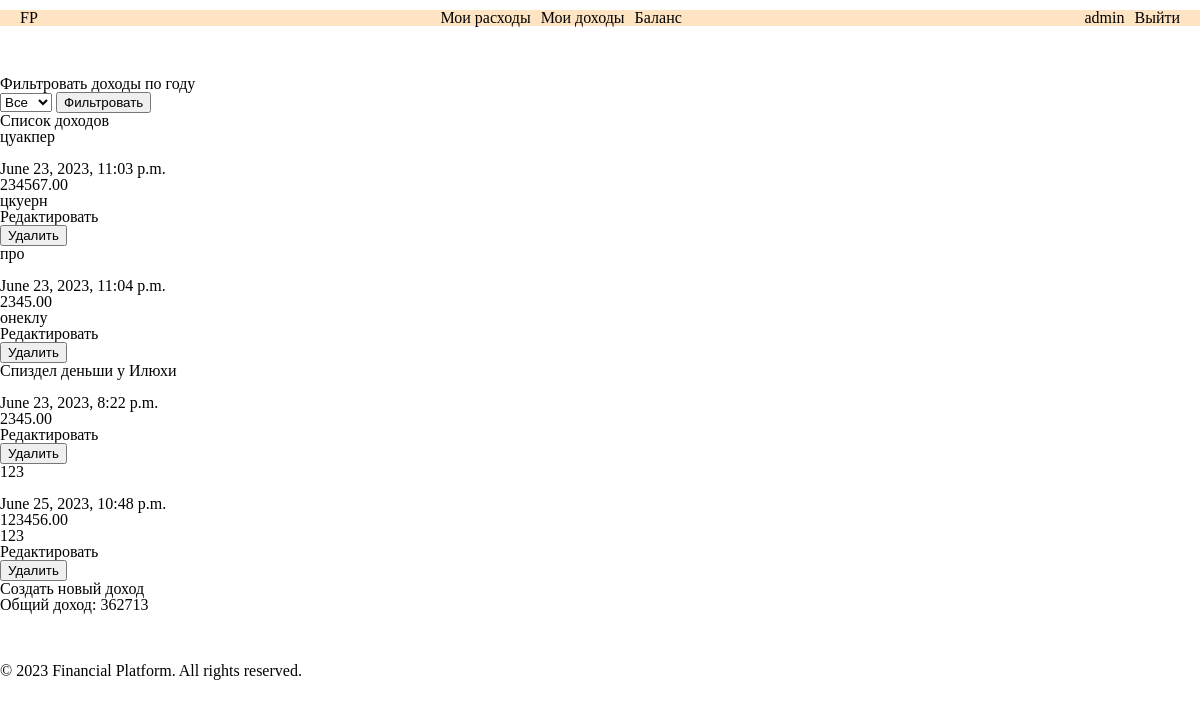
The app's page /incomes/ (signed in), older data.
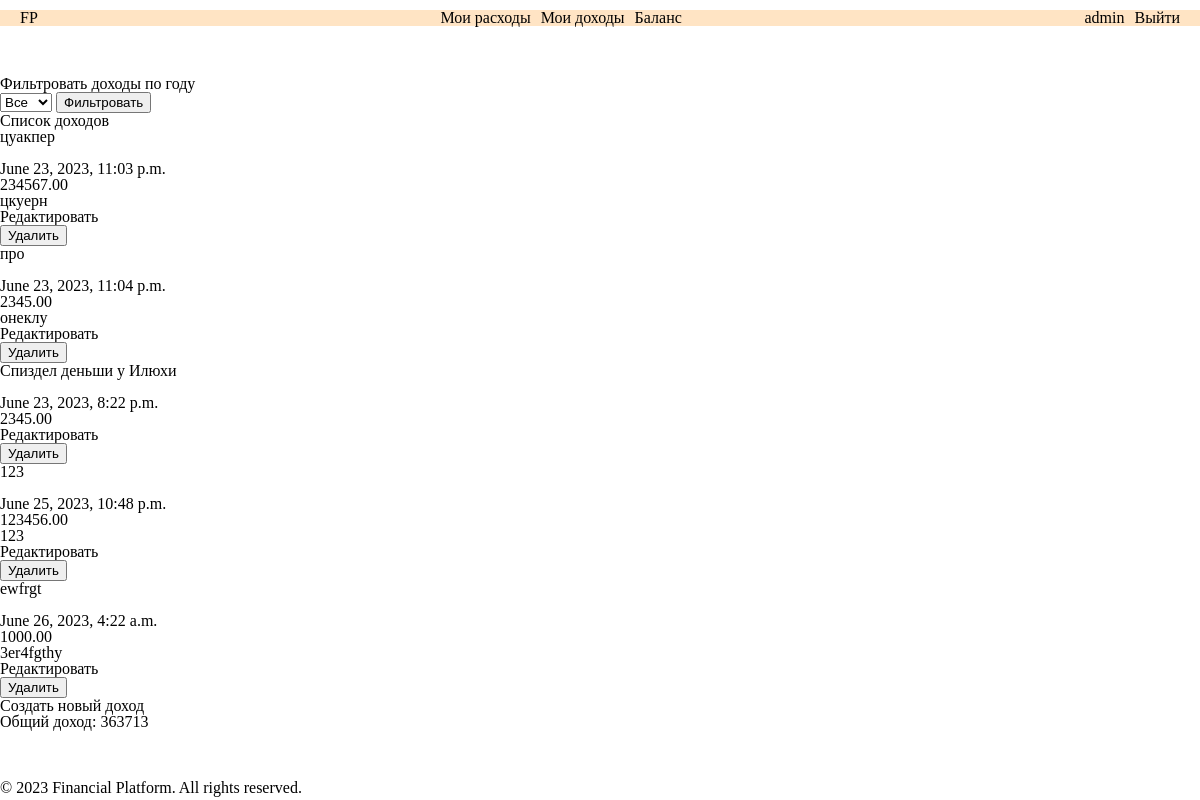
The same page, newer data.
### incomes/models.py (models this page shows, shortened)
class Income(models.Model):
    income_id = models.AutoField(primary_key=True)
    user = models.ForeignKey(User, on_delete=models.CASCADE)
    income_name = models.CharField(max_length=255, blank=True)
    categories = models.ManyToManyField(IncomeCategory)
    date = models.DateTimeField(default=timezone.now)
    amount = models.DecimalField(max_digits=10, decimal_places=2)
    description = models.TextField(blank=True)

### incomes/views.py (the view)
# urls.py: path('', income_list, name='income_list'),
@login_required
def income_list(request):
    selected_year = request.GET.get('year')
    year = datetime.date.today().year
    month = 6
    user = request.user
    if selected_year:
        incomes = Income.objects.filter(date__year=selected_year, user=user)
        total_income_sum = calculate_total_income(selected_year, month, user)
    else:
        incomes = Income.objects.filter(user=user)
        total_income_sum = calculate_total_income(year, month, user)
    income_years = Income.objects.filter(user=user).values('date__year').distinct().order_by('-date__year')
    context = {
        'incomes': incomes,
        'total_income_sum': total_income_sum,
        'selected_year': selected_year,
        'income_years': income_years,
    }
    return render(request, 'incomes/income_list.html', context)

### incomes/views.py (called while the page is built)
def calculate_total_income(year, month, user):
    incomes = Income.objects.filter(date__year=year, date__month=month, user=user)
    total_income = incomes.aggregate(Sum('amount'))['amount__sum'] or Decimal('0')
    return total_income

### incomes/templates/incomes/income_list.html (shortened to what this page needs)
{% extends 'base.html' %}
{% load static %}
{% block content %}
<h2>Фильтровать доходы по году</h2>
<form method="GET">
  <select name="year">
    <option value="">Все</option>
  </select>
  <button type="submit">Фильтровать</button>
</form>
<h2>Список доходов</h2>
{% for income in incomes %}
  {% if income.user == request.user %}
    <p>{{ income.income_name }} <br>{{ income.category.name }} <br> {{ income.date }} <br> {{ income.amount }} <br> {{ income.description }}</p>
    <a href="{% url 'income_edit' income.income_id %}">Редактировать</a>
    <form method="POST" action="{% url 'income_delete' income.income_id %}">
      <button type="submit">Удалить</button>
    </form>
  {% endif %}
  {% empty %}
    <p>Нет доступных доходов.</p>
  {% endfor %}
<a href="{% url 'income_create' %}">Создать новый доход</a>
<p>Общий доход: {{ total_income_sum }}</p>
{% endblock %}

Row changes from the older to the newer data that the page shows:
added Income: income_name "ewfrgt", date "June 26, 2023, 4:22 a.m.", amount "1000.00", description "3er4fgthy"
Text that changed along with them:
{{ total_income_sum }}: "362713" → "363713"
